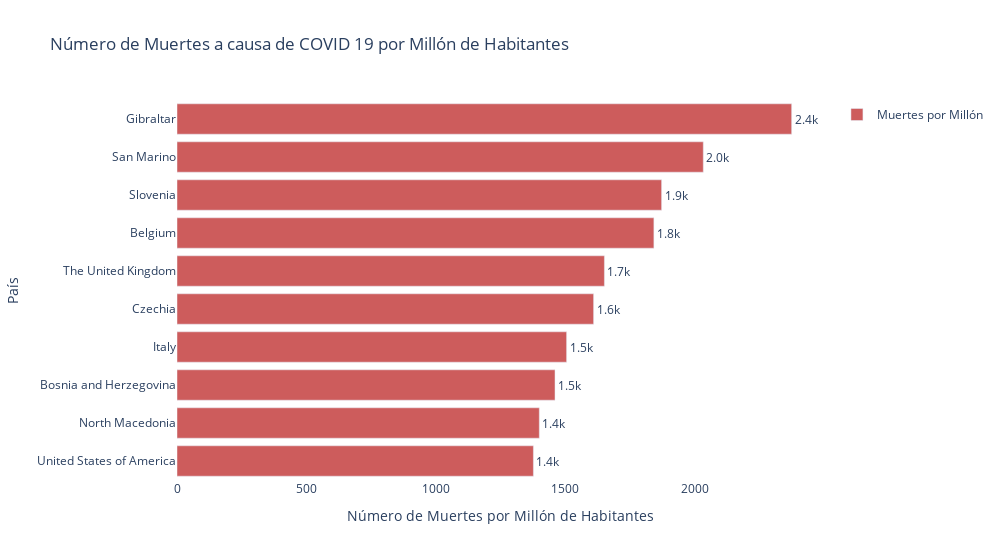
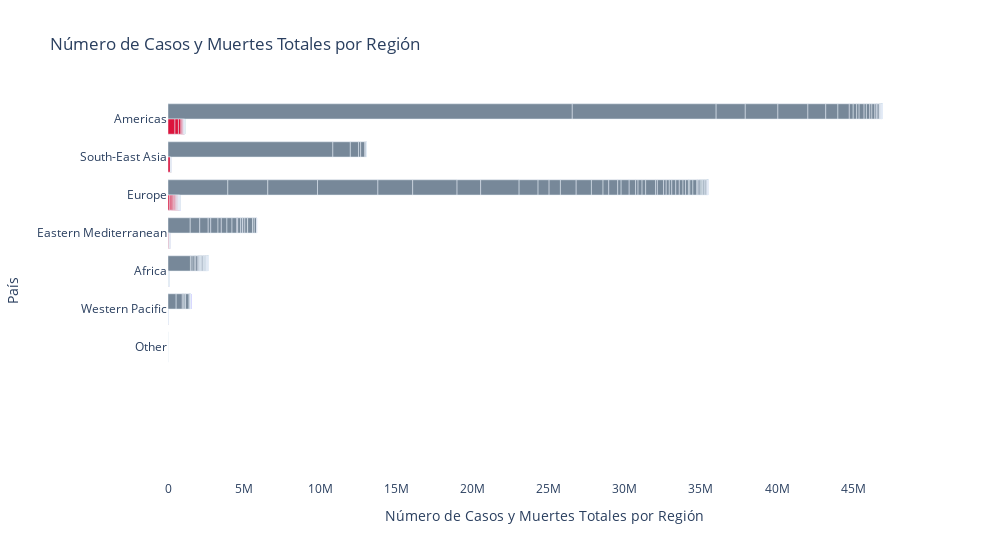

Here is the notebook cell these charts were saved with, in order:
### Code cell
# YOUR CODE HERE
dashboard = pn.Column(pn.Row(titulo,seleccion,seleccion1), grafico_sel,
                pn.layout.Spacer(margin=1),
                pn.Row(pn.Column(),info_graf_muertes),
                pn.layout.Spacer(margin=1),
                pn.Row(pn.Column(),info_grafico_region))

### Figure 1 — Plotly figure (JSON) as saved in the notebook; plotly's stock layout.template omitted (floating-point values rounded to 4 significant figures; data arrays with more than 128 entries replaced by an {"elided": "..."} marker saying what was removed)
{"data": [{"marker": {"color": "indianred"}, "name": "Muertes por Millón", "orientation": "h", "text": {"elided": "237 float values"}, "textposition": "outside", "texttemplate": "%{text:.2s}", "type": "bar", "x": {"elided": "237 float values"}, "y": {"elided": "237 str values"}}], "layout": {"barmode": "stack", "plot_bgcolor": "White", "showlegend": true, "title": {"text": "Número de Muertes a causa de COVID 19 por Millón de Habitantes"}, "width": 1000, "xaxis": {"title": {"text": "Número de Muertes por Millón de Habitantes"}}, "yaxis": {"range": [9.5, -0.5], "title": {"text": "País"}}}}

### Figure 2 — Plotly figure (JSON) as saved in the notebook; plotly's stock layout.template omitted (floating-point values rounded to 4 significant figures; data arrays with more than 128 entries replaced by an {"elided": "..."} marker saying what was removed)
{"data": [{"marker": {"color": "lightslategrey"}, "name": "Total Casos", "orientation": "h", "type": "bar", "x": {"elided": "237 int values"}, "y": {"elided": "237 str values"}}, {"marker": {"color": "crimson"}, "name": "Total Muertes", "orientation": "h", "type": "bar", "x": {"elided": "237 int values"}, "y": {"elided": "237 str values"}}], "layout": {"barmode": "group", "plot_bgcolor": "White", "showlegend": false, "title": {"text": "Número de Casos y Muertes Totales por Región"}, "uniformtext": {"minsize": 8, "mode": "hide"}, "width": 1000, "xaxis": {"title": {"text": "Número de Casos y Muertes Totales por Región"}}, "yaxis": {"range": [9.5, -0.5], "title": {"text": "País"}}}}
